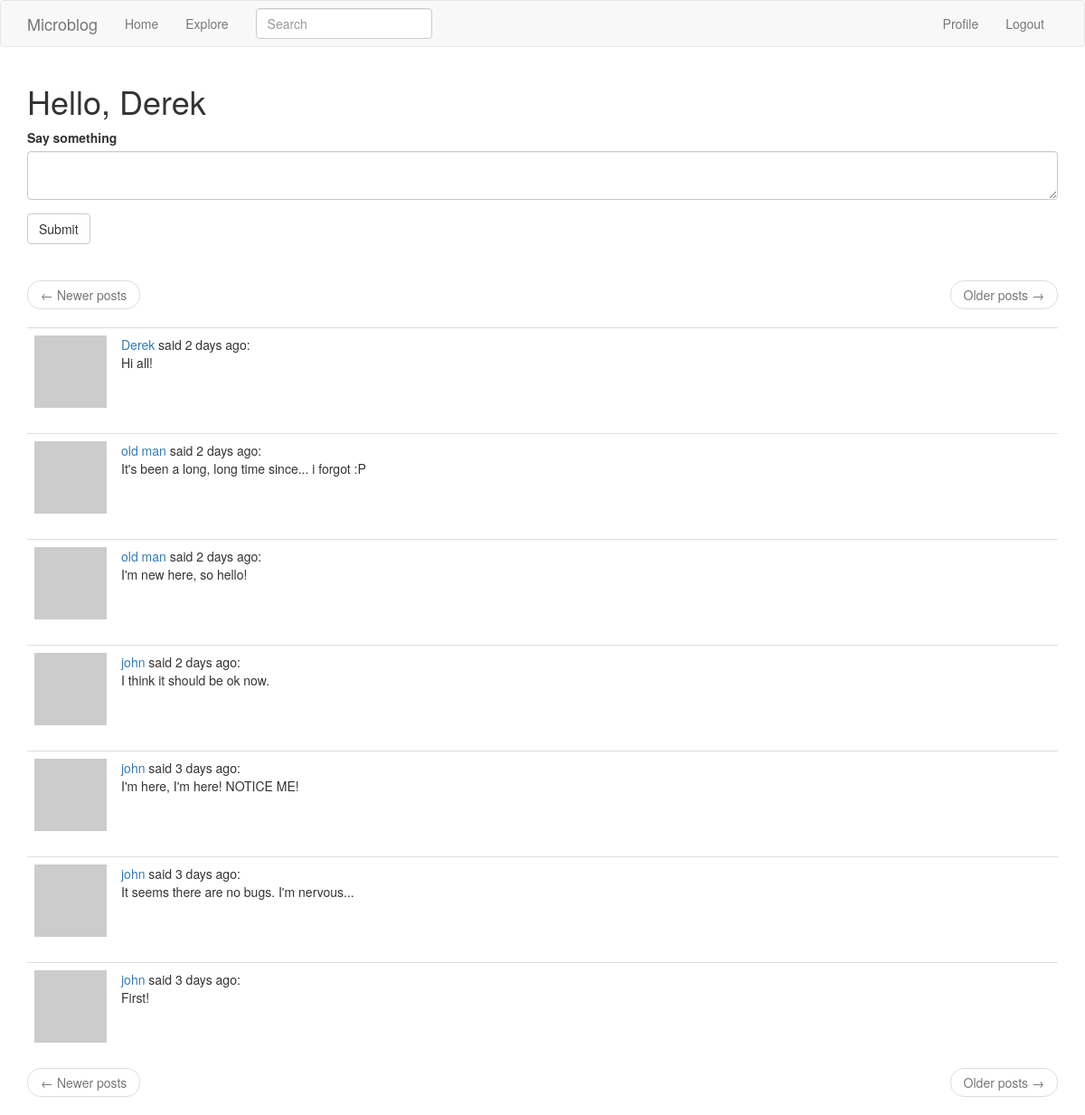
Screenshot of /index (signed in) with the database file from the repository.
### app/models.py (models this page shows, shortened)
class User(UserMixin, db.Model):
    id = db.Column(db.Integer, primary_key=True)
    username = db.Column(db.String(64), index=True, unique=True)
    email = db.Column(db.String(120), index=True, unique=True)
    password_hash = db.Column(db.String(128))
    about_me = db.Column(db.String(140))
    last_seen = db.Column(db.DateTime, default=datetime.utcnow)
    posts = db.relationship('Post', backref='author', lazy='dynamic')
    followed = db.relationship(
        'User', secondary=followers,
        primaryjoin=(followers.c.follower_id == id),
        secondaryjoin=(followers.c.followed_id == id),
        backref=db.backref('followers', lazy='dynamic'), lazy='dynamic')
    def avatar(self, size):
        digest = md5(self.email.lower().encode('utf-8')).hexdigest()
        return 'https://www.gravatar.com/avatar/{}?d=retro&s={}'.format(
            digest, size)
    def followed_posts(self):
        followed = Post.query.join(
            followers,
            (followers.c.followed_id == Post.user_id)
        ).filter(followers.c.follower_id == self.id)
        own = Post.query.filter_by(user_id=self.id)
        return followed.union(own).order_by(Post.timestamp.desc())

class Post(db.Model):
    __searchable__ = ['body']
    id = db.Column(db.Integer, primary_key=True)
    body = db.Column(db.String(140))
    timestamp = db.Column(db.DateTime, index=True, default=datetime.utcnow)
    user_id = db.Column(db.Integer, db.ForeignKey('user.id'))
    language = db.Column(db.String(5))

### app/main/routes.py (the view, shortened to what this page needs)
@bp.route('/', methods=['GET', 'POST'])
@bp.route('/index', methods=['GET', 'POST'])
@login_required
def index():
    form = PostForm()
    page = request.args.get('page', 1, type=int)
    posts = current_user.followed_posts().paginate(
        page, current_app.config['POSTS_PER_PAGE'], False)
    next_url = url_for('main.index', page=posts.next_num) \
        if posts.has_next else None
    prev_url = url_for('main.index', page=posts.prev_num) \
        if posts.has_prev else None
    return render_template('index.html', title=_('Home'), form=form,
                           posts=posts.items,
                           next_url=next_url, prev_url=prev_url)

### app/main/forms.py
class SearchForm(FlaskForm):
    q = StringField(_l('Search'), validators=[DataRequired()])
    def __init__(self, *args, **kwargs):
        if 'formdata' not in kwargs:
            kwargs['formdata'] = request.args
        if 'csrf_enabled' not in kwargs:
            kwargs['csrf_enabled'] = False
        super().__init__(*args, **kwargs)

class PostForm(FlaskForm):
    post = TextAreaField(_l('Say something'), validators=[
        DataRequired(), Length(min=1, max=140)])
    submit = SubmitField(_l('Submit'))

### app/main/routes.py (called while the page is built)
@bp.before_app_request
def before_request():
    if current_user.is_authenticated:
        current_user.last_seen = datetime.utcnow()
        db.session.commit()
        g.search_form = SearchForm()
    g.locale = str(get_locale())

### app/models.py (called while the page is built)
@login.user_loader
def load_user(id):
    return User.query.get(int(id))

### app/templates/index.html
{% extends "base.html" %}
{% import 'bootstrap/wtf.html' as wtf %}
{% block app_content %}
  <h1>{{ _('Hello,') }} {{ current_user.username }}</h1>
  {% if form %}
    {{ wtf.quick_form(form) }}
    <br>
  {% endif %}
  {% if posts %}
    {% include '_page_nav.html' %}
    {% for post in posts %}
      {% include '_post.html' %}
    {% endfor %}
    {% include '_page_nav.html' %}
  {% else %}
    <p class="text-muted">{{ _('No posts') }}</p>
  {% endif %}
{% endblock %}

### app/templates/_post.html (shortened to what this page needs)
<table class="table table-hover">
  <tr>
    <td width="40px"><img src="{{ post.author.avatar(40) }}"></td>
    <td>
      <span class="user_popup">
        <a href="{{ url_for('main.user', username=post.author.username) }}">
          {{ post.author.username }}
        </a>
      </span>
      {{ _('said') }} {{ moment(post.timestamp).fromNow() }}:
      <br>
      <span id="post{{ post.id }}">{{ post.body }}</span>
    </td>
  </tr>
</table>

### rows the page displays
User: username "Derek"
Post: author.username "Derek", timestamp "2 days ago", body "Hi all!"
Post: author.username "old man", timestamp "2 days ago", body "It's been a long, long time since... i forgot :P"
Post: author.username "old man", timestamp "2 days ago", body "I'm new here, so hello!"
Post: author.username "john", timestamp "2 days ago", body "I think it should be ok now."
Post: author.username "john", timestamp "3 days ago", body "I'm here, I'm here! NOTICE ME!"
Post: author.username "john", timestamp "3 days ago", body "It seems there are no bugs. I'm nervous..."
Post: author.username "john", timestamp "3 days ago", body "First!"
